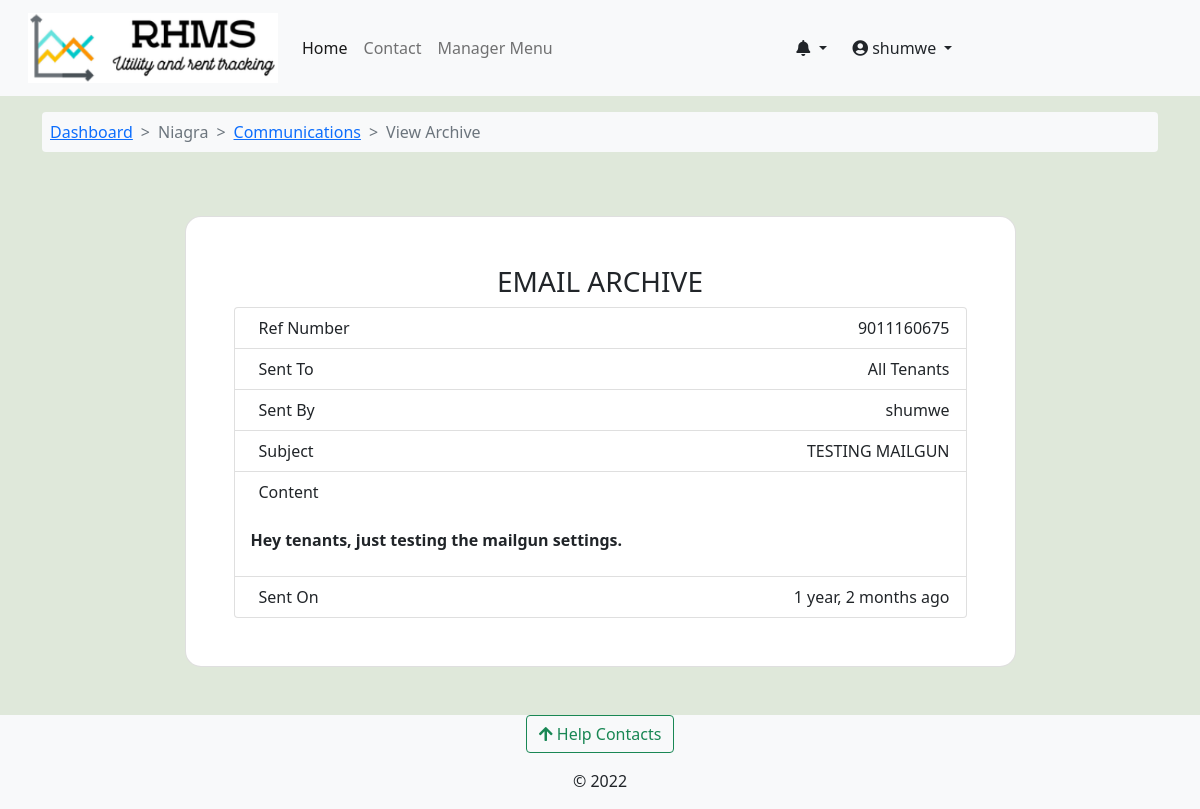
The page /core/email_archive_view/managers/niagra-bumnsd-sd-djks/9011160675/ (signed in) on the database its author committed.
### accounts/models.py (models this page shows, shortened)
class User(AbstractUser):
    avatar = models.ImageField(upload_to=get_avatar_path, default='no-avatar.png')
    is_verified = models.BooleanField(default=False)
    is_tenant = models.BooleanField(default=False)
    is_manager = models.BooleanField(default=False)

class Managers(models.Model):
    VER_STATUS = [
    ('rv', 'Revoked'),
    ('pv', 'Pending Approval'),
    ('ap', 'Approved'),
    ]
    ID_WARNING = 'Must be a valid ID!'
    associated_account = models.OneToOneField(User, on_delete=models.CASCADE)
    fullname = models.CharField(max_length=100, null=True, blank=True)
    id_back = models.ImageField(upload_to=get_user_docs_path, help_text=ID_WARNING)
    id_front = models.ImageField(upload_to=get_user_docs_path, help_text=ID_WARNING)
    added_by = models.ForeignKey(User, on_delete=models.DO_NOTHING, related_name='added_by')
    active_phone_number = PhoneNumberField()
    whatsapp_number = models.CharField(max_length=14)
    status = models.CharField(max_length=3, choices=VER_STATUS, default='pv')
    created = models.DateTimeField(default=datetime.now)
    updated = models.DateTimeField(auto_now=True)
    def __str__(self):
        return f"{self.associated_account.username}"
    class Meta:
        verbose_name_plural = 'Managers'

### rental_property/models.py (models this page shows, shortened)
class Building(models.Model):
    STATUS_CHOICES = [
        ('op', 'Vacancies Available'),
        ('um', 'Under Maintanance'),
        ('fo', 'Fully Occupied'),
        ('dc', 'Decomisioned'),
    ]
    estate = models.ForeignKey(Estate, on_delete=models.CASCADE, null=True, blank=True)
    name = models.CharField(max_length=100)
    slug = models.SlugField(max_length=100, unique=True)
    registered_owner = models.CharField(max_length=50)
    manager = models.ForeignKey(Managers, on_delete=models.CASCADE, related_name='building_manager')
    added_by = models.ForeignKey(User, on_delete=models.DO_NOTHING)
    address_line = models.CharField(max_length=50)
    cover_image = models.ImageField(upload_to='building-cover', null=True, blank=True)
    county = models.ForeignKey(Counties, on_delete=models.CASCADE)
    country = models.CharField(max_length=50, default='Kenya')
    building_status = models.CharField(max_length=5, choices=STATUS_CHOICES)
    added = models.DateTimeField(default=datetime.now)
    updated = models.DateTimeField(auto_now=True)

### core/models.py (models this page shows, shortened)
class ManagerTenantCommunication(models.Model):
    ref_number = models.CharField(max_length=12, unique=True, null=True, blank=True)
    sent_to = models.ManyToManyField(Tenants,blank=True)
    send_to_all = models.BooleanField(default=False)
    sent_by = models.ForeignKey(Managers, on_delete=models.CASCADE)
    building = models.ForeignKey(Building, on_delete=models.CASCADE)
    subject = models.CharField(max_length=100)
    body = models.TextField()
    created = models.DateTimeField(default=datetime.datetime.now)
    updated = models.DateTimeField(auto_now=True)
    retract = models.BooleanField(default=False)
    class Meta:
        verbose_name_plural = 'Archives | Manager E-Mails'

### core/views.py (the view)
# urls.py: path('email_archive_view/managers/<slug:building_slug>/<slug:ref_number>/', views.email_archive_view, name='email_archive_view'),
@login_required
def email_archive_view(request,building_slug,ref_number):
    building = Building.objects.get(slug=building_slug)
    archive = ManagerTenantCommunication.objects.get(building=building,ref_number=ref_number)
    context = {
        'building': building,'archive':archive,
    }
    return render(request, 'core/email_archive.html', context)

### accounts/context_processors.py (called while the page is built)
def get_notifications(request):
    user = request.user
    if user.is_authenticated:
        notifications = UserNotifications.objects.filter(
            user_id=user).order_by('-created')[:7]
        return dict(notifications=notifications)
    else:
        return {'false': False}

### complaints/context_processors.py (called while the page is built)
def get_contacts(request):
    user = request.user
    if user.is_authenticated:
        if user.is_tenant:
            tenant = Tenants.objects.get(associated_account=user)
            building = Building.objects.get(id=tenant.rented_unit.building_id)
            contacts = HelpContacts.objects.filter(associated_building=building)
            return dict(contacts=contacts)
        elif user.is_manager:
            contacts = HelpContacts.objects.all()
            return dict(contacts=contacts)
        else:
            contacts = HelpContacts.objects.filter(make_publicly_available=True)
            return dict(contacts=contacts)
    else:
        contacts = HelpContacts.objects.filter(make_publicly_available=True)
        return dict(contacts=contacts)

### rental_property/context_processors.py (called while the page is built)
def my_managed_buildings(request):
    user_instance = request.user
    if user_instance.is_authenticated:
        manager_instance = Managers.objects.filter(associated_account=user_instance)[:1]
        managed_buildings = Building.objects.filter(manager=manager_instance)
        return dict(managed_buildings=managed_buildings)
    else:
        return {'False': False,}

### core/templates/core/email_archive.html (shortened to what this page needs)
{% extends 'base.html' %}
{% load crispy_forms_tags %}
{% load humanize %}
{% block content %}
<nav class="container mt-3">
  <ol class="breadcrumb bg-light p-2 rounded-2">
      <li class="breadcrumb-item "><a href="{% url 'building-dashboard' building.slug %}">Dashboard</a></li>
      <li class="breadcrumb-item active"> {{building.name}} </li>
      <li class="breadcrumb-item"><a href="{% url 'core:general_communications' building.slug %}"> Communications </a></li>
      <li class="breadcrumb-item active"> View Archive </li>
  </ol>
</nav>
<section class="mb-5 mt-5" style="background-color: #dfe8da;">
    <div class="container">
      <div class="row d-flex justify-content-center align-items-center h-100">
        <div class="col-sm-9">
          <div class="card shadow-2-strong" style="border-radius: 1rem;">
            <div class="card-body p-5">
                <h3 class="text-uppercase text-center"> Email Archive </h3>
                <ul class="list-group">
                    <li class="list-group-item d-flex justify-content-between align-items-start">
                        <div class="ms-2 me-auto">Ref Number </div>
                        <span>{{archive.ref_number}}</span>
                      </li>
                    <li class="list-group-item d-flex justify-content-between align-items-start">
                        <div class="ms-2 me-auto">Sent To</div>
                        {% if archive.send_to_all %}
                        <span> All Tenants </span>
                        {% else %}
                        <span>{{archive.receiver_names}}</span>
                        {% endif %}
                      </li>
                    <li class="list-group-item d-flex justify-content-between align-items-start">
                      <div class="ms-2 me-auto">Sent By</div>
                      <span> {{archive.sent_by}}</span>
                    </li>
                    <li class="list-group-item d-flex justify-content-between align-items-start">
                        <div class="ms-2 me-auto">Subject</div>
                        <span> {{archive.subject}}</span>
                      </li>
                      <li class="list-group-item justify-content-between align-items-start">
                        <div class="ms-2 me-auto"> Content </div>&nbsp;&nbsp;&nbsp;&nbsp;
                        <div class="fw-bold col-12">
                          {{archive.body|safe}}
                        </div>
                      </li>
                      <li class="list-group-item d-flex justify-content-between align-items-start">
                        <div class="ms-2 me-auto"> Sent On </div>
                        <span>  {{archive.created|naturaltime}}</span>
                      </li>
                  </ul>
            </div>
        </div>
      </div>
    </div>
  </div>
</section>
  {% endblock %}

### templates/base.html (shortened to what this page needs)
<!doctype html>
<html lang="en">
  {% load static %}
  {% load i18n %}
  <head>
    {% load pwa %}
    <link href="https://cdn.jsdelivr.net/npm/bootstrap@5.0.2/dist/css/bootstrap.min.css" rel="stylesheet">
    <link type="text/css" href="{% static 'css/main.css' %}" rel="stylesheet">
    <link rel="stylesheet" href="https://cdnjs.cloudflare.com/ajax/libs/font-awesome/4.7.0/css/font-awesome.min.css">
    <link rel="stylesheet" href="https://pro.fontawesome.com/releases/v5.11.2/css/all.css">
  </head>
  <body class="d-flex flex-column min-vh-100" style="background-color: #dfe8da;">
    <nav class="navbar navbar-expand-lg navbar-light bg-light" aria-label="main-nav">
        <div class="container-fluid">
          <a class="navbar-brand align" href="{% url 'operational-buildings' %}">
                <div class="d-flex">
                    <div class="ms-3 d-flex flex-column">
                      <img src="{% static 'img/rhms_logo2.png' %}" alt="logo" width="250" height="70"/>
                    </div>
                </div>
            </a>
            <div class="collapse navbar-collapse" id="mynav">
                <ul class="navbar-nav mb-lg-0">
                    <li class="nav-item"> <a class="nav-link active" aria-current="page" href="{% url 'operational-buildings' %}">Home</a> </li>
                    <li class="nav-item"> <a class="nav-link" aria-current="page" href="{% url 'core:contact' %}">Contact</a> </li>
                    {% if user.is_manager %}
                    <li class="nav-item"> <a class="nav-link" data-bs-toggle="offcanvas" href="#hrmsCanvas" role="button" aria-controls="hrmsCanvas">Manager Menu</a> </li>
                    {% endif %}
                </ul>
                </div>
                {% if request.user.is_authenticated %}
                <div class="collapse navbar-collapse" id="mynav">
                  <div class="dropdown">
                    <a href="#" class="btn dropdown-toggle" type="button" id="messagesDrop" data-bs-toggle="dropdown" aria-haspopup="true" aria-expanded="false">
                      <em class="fas fa-bell"></em>
                    </a>
                      {% load humanize %}
                  </div>
                <div class="collapse navbar-collapse" id="mynav">
                  <div class="dropdown">
                    <a href="#" class="btn dropdown-toggle" type="button" id="dropdownMenuButton" data-bs-toggle="dropdown" aria-haspopup="true" aria-expanded="false">
                      <em class="fas fa-user-circle"></em> {{ request.user.username }}
                    </a>
                  </div>
                </div>
                {% endif %}
            </div>
    </nav>
    {% block content %}	{% endblock content%}
    <footer class="mt-auto bg-light">
      <div class="mb-3 text-center">
      <button class="btn btn-outline-success" type="button" data-bs-toggle="offcanvas" data-bs-target="#contactsOffcanvas" aria-controls="contactsOffcanvas"><em class="fas fa-arrow-upfas fa-arrow-up"></em> Help Contacts</button>
      </div>
      <div>
        <p class="text-center ">&copy; 2022</p>
  </footer>
  </body>
</html>

### static/css/main.css (style rules this page uses)
:root { --header-height: 3rem; --nav-width: 68px; --first-color-light: #AFA5D9; --white-color: #F7F6FB; --body-font: 'Nunito', sans-serif; --normal-font-size: 1rem; --z-fixed: 100 }
.breadcrumb-item + .breadcrumb-item::before { content: ">"; }

### rows shown on the page
User: user.username "shumwe"
Building: name "Niagra"
ManagerTenantCommunication: ref_number "9011160675", sent_by "shumwe", subject "TESTING MAILGUN", body "Hey tenants, just testing the mailgun settings.", created "1 year, 2 months ago"
